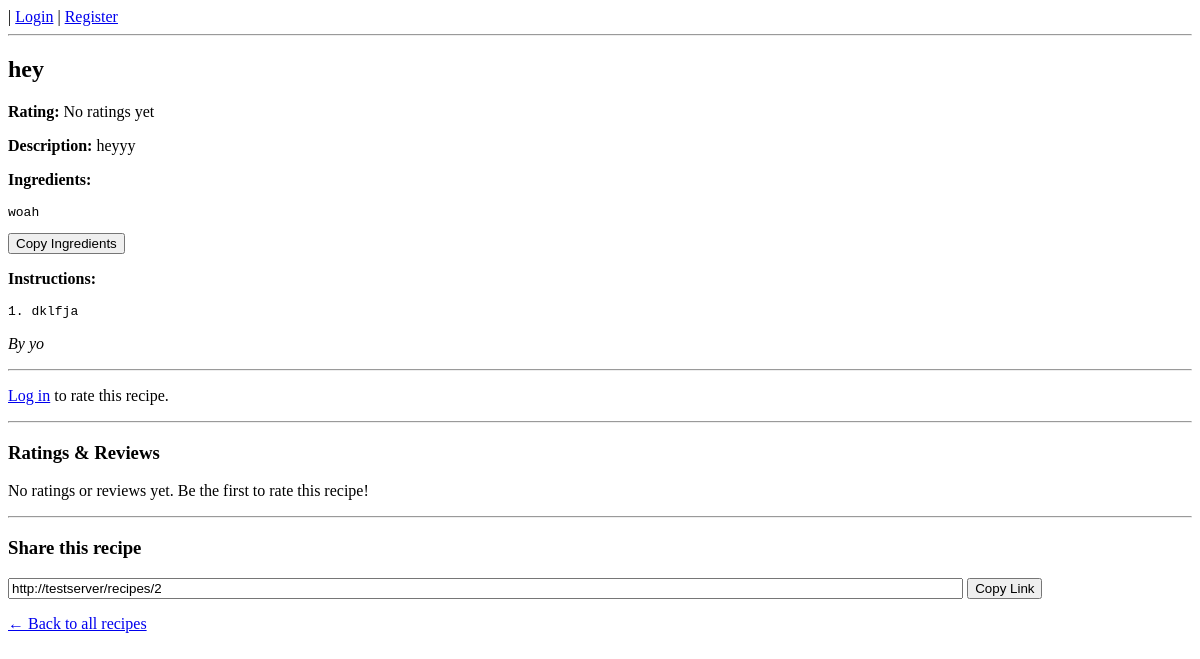
The page /recipes/2 on the database as committed earlier.
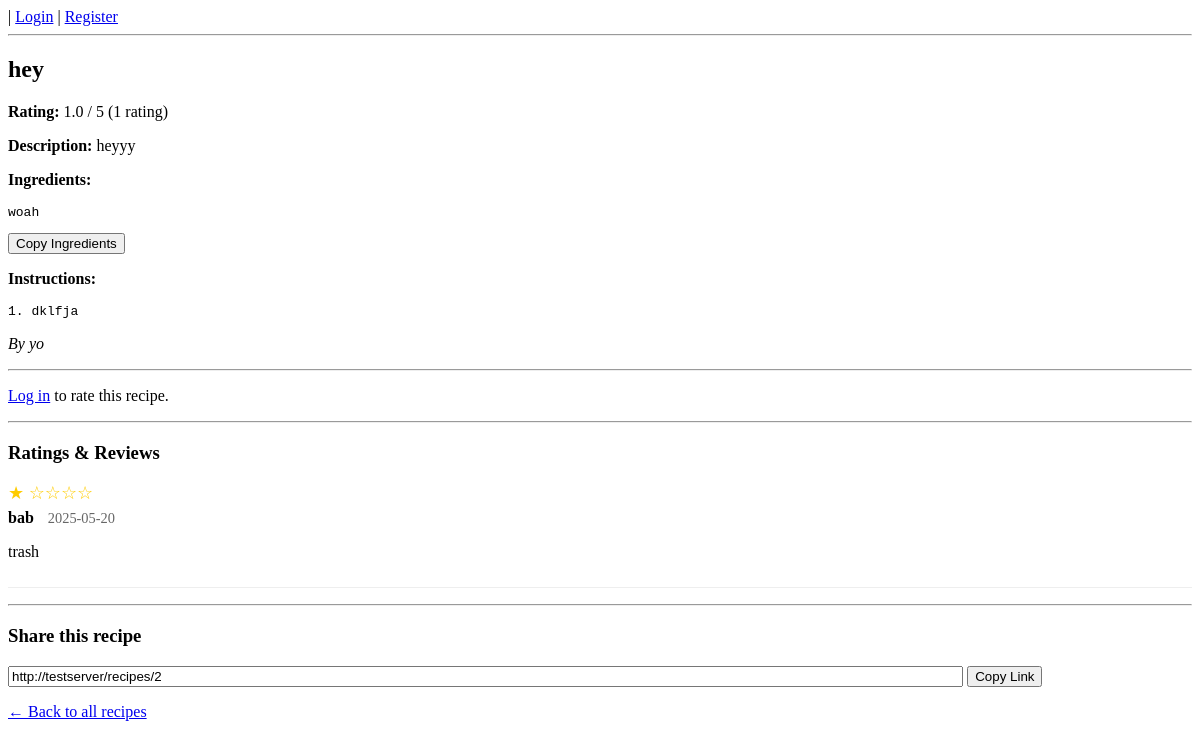
The same page on the database as committed later.
### app/models.py (models this page shows)
class Recipe(db.Model):
    id = db.Column(db.Integer, primary_key=True)
    title = db.Column(db.String(200), nullable=False)
    description = db.Column(db.Text, nullable=False)
    ingredients = db.Column(db.Text, nullable=False)
    instructions = db.Column(db.Text, nullable=False)
    created_at = db.Column(db.DateTime(timezone=True), server_default=func.now())
    user_id = db.Column(db.Integer, db.ForeignKey('user.id'), nullable=False)
    ratings = db.relationship('Rating', backref='recipe', lazy=True, cascade="all, delete-orphan")
    def avg_rating(self):
        if not self.ratings:
            return 0
        return round(sum(r.value for r in self.ratings) / len(self.ratings), 1)

class User(UserMixin, db.Model):
    id = db.Column(db.Integer, primary_key=True)
    username = db.Column(db.String(100), unique=True, nullable=False)
    email = db.Column(db.String(120), unique=True, nullable=False)
    password = db.Column(db.String(200), nullable=False)
    recipes = db.relationship('Recipe', backref='author', lazy=True)
    ratings = db.relationship('Rating', backref='user', lazy=True)

class Rating(db.Model):
    id = db.Column(db.Integer, primary_key=True)
    value = db.Column(db.Integer, nullable=False)  # 1-5 stars
    comment = db.Column(db.Text, nullable=True)    # Optional review text
    created_at = db.Column(db.DateTime(timezone=True), server_default=func.now())
    recipe_id = db.Column(db.Integer, db.ForeignKey('recipe.id'), nullable=False)
    user_id = db.Column(db.Integer, db.ForeignKey('user.id'), nullable=False)
    __table_args__ = (db.UniqueConstraint('recipe_id', 'user_id', name='_recipe_user_rating_uc'),)

### app/routes.py (the view)
@app.route('/recipes/<int:recipe_id>')
def view_recipe(recipe_id):
    user = get_current_user()
    recipe = Recipe.query.get_or_404(recipe_id)
    user_rating = None
    if user:
        user_rating = Rating.query.filter_by(
            recipe_id=recipe_id,
            user_id=user.id
        ).first()
    return render_template(
        'view_recipe.html',
        recipe=recipe,
        user=user,
        user_rating=user_rating
    )

### app/routes.py (called while the page is built)
def get_current_user():
    uid = session.get("user_id")
    return User.query.get(uid) if uid else None

### app/templates/view_recipe.html (shortened to what this page needs)
{% extends "base.html" %}
{% block content %}
  <h2>{{ recipe.title }}</h2>
  <div class="rating-display">
    <p>
      <strong>Rating:</strong>
      {% if recipe.ratings %}
        {{ recipe.avg_rating() }} / 5 ({{ recipe.ratings|length }} rating{% if recipe.ratings|length != 1 %}s{% endif %})
      {% else %}
        No ratings yet
      {% endif %}
    </p>
  </div>
  <p><strong>Description:</strong> {{ recipe.description }}</p>
  <p><strong>Ingredients:</strong></p>
  <pre id="ingredients">{{ recipe.ingredients }}</pre>
  <button type="button" onclick="copyIngredients()">Copy Ingredients</button>
  <p><strong>Instructions:</strong></p>
  <pre>{{ recipe.instructions }}</pre>
  <p><em>By {{ recipe.author.username }}</em></p>
  <hr>
{% if user %}
  <h3>Rate this recipe</h3>
  <form method="POST" action="{{ url_for('rate_recipe', recipe_id=recipe.id) }}">
    <div class="star-rating">
      <input type="radio" id="star5" name="rating" value="5" {% if user_rating and user_rating.value == 5 %}checked{% endif %} required>
      <label for="star5">★</label>
      <input type="radio" id="star4" name="rating" value="4" {% if user_rating and user_rating.value == 4 %}checked{% endif %}>
      <label for="star4">★</label>
      <input type="radio" id="star3" name="rating" value="3" {% if user_rating and user_rating.value == 3 %}checked{% endif %}>
      <label for="star3">★</label>
      <input type="radio" id="star2" name="rating" value="2" {% if user_rating and user_rating.value == 2 %}checked{% endif %}>
      <label for="star2">★</label>
      <input type="radio" id="star1" name="rating" value="1" {% if user_rating and user_rating.value == 1 %}checked{% endif %}>
      <label for="star1">★</label>
    </div>
    <div>
      <label for="comment">Review (optional):</label><br>
      <textarea id="comment" name="comment" rows="3">{{ user_rating.comment if user_rating else '' }}</textarea>
    </div>
    <button type="submit">{% if user_rating %}Update{% else %}Submit{% endif %} Rating</button>
  </form>
{% else %}
  <p><a href="{{ url_for('login') }}">Log in</a> to rate this recipe.</p>
{% endif %}
  <hr>
  <h3>Ratings & Reviews</h3>
  {% if recipe.ratings %}
    <ul class="reviews-list">
      {% for rating in recipe.ratings %}
        <li>
          <div class="review">
            <div class="stars">
              {% for i in range(rating.value) %}★{% endfor %}
              {% for i in range(5 - rating.value) %}☆{% endfor %}
            </div>
            <div class="reviewer">
              <strong>{{ rating.user.username }}</strong>
              <span class="date">{{ rating.created_at.strftime('%Y-%m-%d') }}</span>
            </div>
            {% if rating.comment %}
              <p class="comment">{{ rating.comment }}</p>
            {% endif %}
          </div>
        </li>
      {% endfor %}
    </ul>
  {% else %}
    <p>No ratings or reviews yet. Be the first to rate this recipe!</p>
  {% endif %}
  <hr>
  <h3>Share this recipe</h3>
  <div>
    <input type="text" id="share-link" value="{{ request.url }}" readonly style="width:80%">
    <button type="button" onclick="copyLink()">Copy Link</button>
  </div>
  <p><a href="{{ url_for('recipes') }}">&larr; Back to all recipes</a></p>
{% endblock %}

### app/templates/base.html (shortened to what this page needs)
<!DOCTYPE html>
<html lang="en">
<head>
</head>
<body>
  <nav>
    {% if user %}
      | Hello, {{ user.username }}
      | <a href="{{ url_for('home') }}">Home</a>
      | <a href="{{ url_for('profile') }}">View Profile</a>
      | <a href="{{ url_for('edit_profile') }}">Edit Profile</a>
      | <a href="{{ url_for('logout') }}">Logout</a>
      | <a href="{{ url_for('add_recipe') }}">+ Add Recipe</a>
    {% else %}
      | <a href="{{ url_for('login') }}">Login</a>
      | <a href="{{ url_for('register') }}">Register</a>
    {% endif %}
  </nav>
  <hr>
  {% block content %}{% endblock %}
</body>
</html>

### app/templates/view_recipe.html (style rules this page uses)
.reviews-list { list-style-type: none; padding: 0; }
.review { margin-bottom: 15px; border-bottom: 1px solid #eee; padding-bottom: 10px; }
.stars { color: #ffcc00; font-size: 18px; }
.reviewer { margin: 5px 0; }
.date { color: #666; font-size: 0.9em; margin-left: 10px; }

Rows that differ between the two databases and show on the page:
added Rating: avg_rating "1.0", user.username "bab", created_at "2025-05-20", comment "trash"
Other text that changed with them:
{{ recipe.ratings|length }}: (not shown) → "1"
text no longer shown: "No ratings yet No ratings or reviews yet. Be the first to rate this recipe!"
text now shown: "/ 5 ( rating )"
